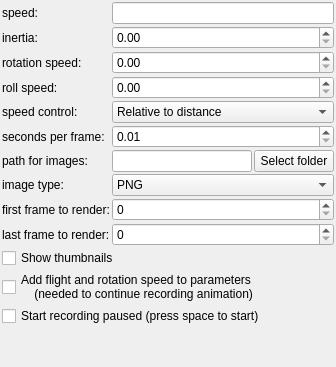
               <widget class="QWidget" name="scrollAreaWidgetContents_flightAnimationParameters">
                <property name="geometry">
                 <rect>
                  <x>0</x>
                  <y>0</y>
                  <width>336</width>
                  <height>367</height>
                 </rect>
                </property>
                <layout class="QVBoxLayout" name="verticalLayout_79">
                 <property name="leftMargin">
                  <number>2</number>
                 </property>
                 <property name="topMargin">
                  <number>2</number>
                 </property>
                 <property name="rightMargin">
                  <number>2</number>
                 </property>
                 <property name="bottomMargin">
                  <number>2</number>
                 </property>
                 <item>
                  <layout class="QGridLayout" name="gridLayout_38">
                   <property name="spacing">
                    <number>2</number>
                   </property>
                   <item row="6" column="0">
                    <widget class="QLabel" name="label_path_for_images">
                     <property name="text">
                      <string>path for images:</string>
                     </property>
                    </widget>
                   </item>
                   <item row="7" column="0">
                    <widget class="QLabel" name="label_image_type">
                     <property name="text">
                      <string>image type:</string>
                     </property>
                    </widget>
                   </item>
                   <item row="1" column="0">
                    <widget class="QLabel" name="label_147">
                     <property name="text">
                      <string>inertia:</string>
                     </property>
                    </widget>
                   </item>
                   <item row="0" column="0">
                    <widget class="QLabel" name="label_146">
                     <property name="text">
                      <string>speed:</string>
                     </property>
                    </widget>
                   </item>
                   <item row="6" column="1">
                    <widget class="MyLineEdit" name="text_anim_flight_dir">
                     <property name="sizePolicy">
                      <sizepolicy hsizetype="Expanding" vsizetype="Maximum">
                       <horstretch>0</horstretch>
                       <verstretch>0</verstretch>
                      </sizepolicy>
                     </property>
                     <property name="toolTip">
                      <string>&lt;html&gt;&lt;head/&gt;&lt;body&gt;&lt;p&gt;Path to stored rendered animation frames.&lt;/p&gt;&lt;/body&gt;&lt;/html&gt;</string>
                     </property>
                    </widget>
                   </item>
                   <item row="4" column="1" colspan="2">
                    <widget class="MyComboBox" name="comboBox_flight_speed_control">
                     <property name="sizePolicy">
                      <sizepolicy hsizetype="Preferred" vsizetype="Maximum">
                       <horstretch>0</horstretch>
                       <verstretch>0</verstretch>
                      </sizepolicy>
                     </property>
                     <property name="toolTip">
                      <string>&lt;html&gt;&lt;head/&gt;&lt;body&gt;&lt;p&gt;Determines how camera speed will be calculated.&lt;/p&gt;&lt;p&gt;In &lt;span style=&quot; font-style:italic;&quot;&gt;Relative to distance&lt;/span&gt; mode, camera speed will decrease when camera is nearer to the fractal surface. This mode will help you to not collide with the fractal. In this mode you can still control speed by &lt;span style=&quot; font-style:italic;&quot;&gt;speed&lt;/span&gt; parameter and by mouse buttons.&lt;/p&gt;&lt;p&gt;In Constant mode, the camera speed is only controlled by &lt;span style=&quot; font-style:italic;&quot;&gt;speed&lt;/span&gt; parameter and mouse buttons&lt;/p&gt;&lt;/body&gt;&lt;/html&gt;</string>
                     </property>
                     <item>
                      <property name="text">
                       <string>Relative to distance</string>
                      </property>
                     </item>
                     <item>
                      <property name="text">
                       <string>Constant</string>
                      </property>
                     </item>
                    </widget>
                   </item>
                   <item row="4" column="0">
                    <widget class="QLabel" name="label_148">
                     <property name="text">
                      <string>speed control:</string>
                     </property>
                    </widget>
                   </item>
                   <item row="6" column="2">
                    <widget class="QPushButton" name="button_selectAnimFlightImageDir">
                     <property name="sizePolicy">
                      <sizepolicy hsizetype="Minimum" vsizetype="Maximum">
                       <horstretch>0</horstretch>
                       <verstretch>0</verstretch>
                      </sizepolicy>
                     </property>
                     <property name="text">
                      <string>Select folder</string>
                     </property>
                    </widget>
                   </item>
                   <item row="5" column="0">
                    <widget class="QLabel" name="label_151">
                     <property name="text">
                      <string>seconds per frame:</string>
                     </property>
                    </widget>
                   </item>
                   <item row="3" column="0">
                    <widget class="QLabel" name="label_153">
                     <property name="text">
                      <string>roll speed:</string>
                     </property>
                    </widget>
                   </item>
                   <item row="10" column="0" colspan="3">
                    <widget class="MyCheckBox" name="checkBox_flight_show_thumbnails">
                     <property name="sizePolicy">
                      <sizepolicy hsizetype="Minimum" vsizetype="Maximum">
                       <horstretch>0</horstretch>
                       <verstretch>0</verstretch>
                      </sizepolicy>
                     </property>
                     <property name="toolTip">
                      <string>&lt;html&gt;&lt;head/&gt;&lt;body&gt;&lt;p&gt;Enables rendering of keyframe previews in animation table.&lt;/p&gt;&lt;/body&gt;&lt;/html&gt;</string>
                     </property>
                     <property name="text">
                      <string>Show thumbnails</string>
                     </property>
                    </widget>
                   </item>
                   <item row="2" column="0">
                    <widget class="QLabel" name="label_152">
                     <property name="text">
                      <string>rotation speed:</string>
                     </property>
                    </widget>
                   </item>
                   <item row="11" column="0" colspan="3">
                    <widget class="MyCheckBox" name="checkBox_flight_add_speeds">
                     <property name="sizePolicy">
                      <sizepolicy hsizetype="Minimum" vsizetype="Maximum">
                       <horstretch>0</horstretch>
                       <verstretch>0</verstretch>
                      </sizepolicy>
                     </property>
                     <property name="toolTip">
                      <string>&lt;html&gt;&lt;head/&gt;&lt;body&gt;&lt;p&gt;Enable this parameter  if you want to record a flight path in parts. It allows the program to continue recording the flight with the same speed.&lt;/p&gt;&lt;/body&gt;&lt;/html&gt;</string>
                     </property>
                     <property name="text">
                      <string>Add flight and rotation speed to parameters
    (needed to continue recording animation)</string>
                     </property>
                    </widget>
                   </item>
                   <item row="12" column="0" colspan="3">
                    <widget class="MyCheckBox" name="checkBox_flight_start_paused">
                     <property name="sizePolicy">
                      <sizepolicy hsizetype="Minimum" vsizetype="Maximum">
                       <horstretch>0</horstretch>
                       <verstretch>0</verstretch>
                      </sizepolicy>
                     </property>
                     <property name="toolTip">
                      <string>&lt;html&gt;&lt;head/&gt;&lt;body&gt;&lt;p&gt;Recording starts in the paused state. The camera doesn't move and no frames are recorded until you press the space bar over the image. Press the space bar again to pause.&lt;/p&gt;&lt;/body&gt;&lt;/html&gt;</string>
                     </property>
                     <property name="text">
                      <string>Start recording paused (press space to start)</string>
                     </property>
                    </widget>
                   </item>
                   <item row="7" column="1" colspan="2">
                    <widget class="MyComboBox" name="comboBox_flight_animation_image_type">
                     <property name="sizePolicy">
                      <sizepolicy hsizetype="Preferred" vsizetype="Maximum">
                       <horstretch>0</horstretch>
                       <verstretch>0</verstretch>
                      </sizepolicy>
                     </property>
                     <property name="toolTip">
                      <string>&lt;html&gt;&lt;head/&gt;&lt;body&gt;&lt;p&gt;Selection for image format for animation frames.&lt;/p&gt;&lt;p&gt;For more image format settings go to to &lt;span style=&quot; font-style:italic;&quot;&gt;File/Program Preferences&lt;/span&gt;&lt;/p&gt;&lt;/body&gt;&lt;/html&gt;</string>
                     </property>
                     <item>
                      <property name="text">
                       <string>PNG</string>
                      </property>
                     </item>
                     <item>
                      <property name="text">
                       <string>JPG</string>
                      </property>
                     </item>
                     <item>
                      <property name="text">
                       <string>EXR</string>
                      </property>
                     </item>
                     <item>
                      <property name="text">
                       <string>TIFF</string>
                      </property>
                     </item>
                     <item>
                      <property name="text">
                       <string>JPEG XL</string>
                      </property>
                     </item>
                     <item>
                      <property name="text">
                       <string>HDR</string>
                      </property>
                     </item>
                    </widget>
                   </item>
                   <item row="8" column="0">
                    <widget class="QLabel" name="label_218">
                     <property name="text">
                      <string>first frame to render:</string>
                     </property>
                    </widget>
                   </item>
                   <item row="9" column="0">
                    <widget class="QLabel" name="label_220">
                     <property name="text">
                      <string>last frame to render:</string>
                     </property>
                    </widget>
                   </item>
                   <item row="0" column="1" colspan="2">
                    <widget class="MyLineEdit" name="logedit_flight_speed">
                     <property name="sizePolicy">
                      <sizepolicy hsizetype="Expanding" vsizetype="Maximum">
                       <horstretch>0</horstretch>
                       <verstretch>0</verstretch>
                      </sizepolicy>
                     </property>
                     <property name="toolTip">
                      <string>&lt;html&gt;&lt;head/&gt;&lt;body&gt;&lt;p&gt;Controls flight speed. &lt;/p&gt;&lt;p&gt;If you click left mouse button, speed will be increased&lt;/p&gt;&lt;p&gt;If you click right mouse button, speed will be decreased&lt;/p&gt;&lt;/body&gt;&lt;/html&gt;</string>
                     </property>
                    </widget>
                   </item>
                   <item row="1" column="1" colspan="2">
                    <widget class="MyDoubleSpinBox" name="spinbox_flight_inertia">
                     <property name="sizePolicy">
                      <sizepolicy hsizetype="Minimum" vsizetype="Maximum">
                       <horstretch>0</horstretch>
                       <verstretch>0</verstretch>
                      </sizepolicy>
                     </property>
                     <property name="toolTip">
                      <string>&lt;html&gt;&lt;head/&gt;&lt;body&gt;&lt;p&gt;Inertia of camera. &lt;/p&gt;&lt;p&gt;Higher inertia makes flight more smooth but more difficult to change speed or direction.&lt;/p&gt;&lt;/body&gt;&lt;/html&gt;</string>
                     </property>
                     <property name="prefix">
                      <string/>
                     </property>
                     <property name="suffix">
                      <string/>
                     </property>
                     <property name="decimals">
                      <number>2</number>
                     </property>
                     <property name="maximum">
                      <double>1000.000000000000000</double>
                     </property>
                     <property name="singleStep">
                      <double>0.100000000000000</double>
                     </property>
                    </widget>
                   </item>
                   <item row="2" column="1" colspan="2">
                    <widget class="MyDoubleSpinBox" name="spinbox_flight_rotation_speed">
                     <property name="sizePolicy">
                      <sizepolicy hsizetype="Minimum" vsizetype="Maximum">
                       <horstretch>0</horstretch>
                       <verstretch>0</verstretch>
                      </sizepolicy>
                     </property>
                     <property name="toolTip">
                      <string>&lt;html&gt;&lt;head/&gt;&lt;body&gt;&lt;p&gt;Rotation speed of camera&lt;/p&gt;&lt;/body&gt;&lt;/html&gt;</string>
                     </property>
                     <property name="prefix">
                      <string/>
                     </property>
                     <property name="suffix">
                      <string/>
                     </property>
                     <property name="decimals">
                      <number>2</number>
                     </property>
                     <property name="maximum">
                      <double>1000.000000000000000</double>
                     </property>
                     <property name="singleStep">
                      <double>0.100000000000000</double>
                     </property>
                    </widget>
                   </item>
                   <item row="3" column="1" colspan="2">
                    <widget class="MyDoubleSpinBox" name="spinbox_flight_roll_speed">
                     <property name="sizePolicy">
                      <sizepolicy hsizetype="Minimum" vsizetype="Maximum">
                       <horstretch>0</horstretch>
                       <verstretch>0</verstretch>
                      </sizepolicy>
                     </property>
                     <property name="toolTip">
                      <string>&lt;html&gt;&lt;head/&gt;&lt;body&gt;&lt;p&gt;Roll speed of camera&lt;/p&gt;&lt;/body&gt;&lt;/html&gt;</string>
                     </property>
                     <property name="prefix">
                      <string/>
                     </property>
                     <property name="suffix">
                      <string/>
                     </property>
                     <property name="decimals">
                      <number>2</number>
                     </property>
                     <property name="maximum">
                      <double>1000.000000000000000</double>
                     </property>
                     <property name="singleStep">
                      <double>0.100000000000000</double>
                     </property>
                    </widget>
                   </item>
                   <item row="8" column="1" colspan="2">
                    <widget class="MySpinBox" name="spinboxInt_flight_first_to_render">
                     <property name="sizePolicy">
                      <sizepolicy hsizetype="Minimum" vsizetype="Maximum">
                       <horstretch>0</horstretch>
                       <verstretch>0</verstretch>
                      </sizepolicy>
                     </property>
                     <property name="toolTip">
                      <string>&lt;html&gt;&lt;head/&gt;&lt;body&gt;&lt;p&gt;Limits range of frames to render&lt;/p&gt;&lt;/body&gt;&lt;/html&gt;</string>
                     </property>
                     <property name="minimum">
                      <number>0</number>
                     </property>
                     <property name="maximum">
                      <number>99999</number>
                     </property>
                     <property name="singleStep">
                      <number>1</number>
                     </property>
                     <property name="value">
                      <number>0</number>
                     </property>
                    </widget>
                   </item>
                   <item row="9" column="1" colspan="2">
                    <widget class="MySpinBox" name="spinboxInt_flight_last_to_render">
                     <property name="sizePolicy">
                      <sizepolicy hsizetype="Minimum" vsizetype="Maximum">
                       <horstretch>0</horstretch>
                       <verstretch>0</verstretch>
                      </sizepolicy>
                     </property>
                     <property name="toolTip">
                      <string>&lt;html&gt;&lt;head/&gt;&lt;body&gt;&lt;p&gt;Limits range of frames to render&lt;/p&gt;&lt;/body&gt;&lt;/html&gt;</string>
                     </property>
                     <property name="minimum">
                      <number>0</number>
                     </property>
                     <property name="maximum">
                      <number>99999</number>
                     </property>
                     <property name="singleStep">
                      <number>1</number>
                     </property>
                     <property name="value">
                      <number>0</number>
                     </property>
                    </widget>
                   </item>
                   <item row="5" column="1" colspan="2">
                    <widget class="MyDoubleSpinBox" name="spinbox_flight_sec_per_frame">
                     <property name="sizePolicy">
                      <sizepolicy hsizetype="Minimum" vsizetype="Maximum">
                       <horstretch>0</horstretch>
                       <verstretch>0</verstretch>
                      </sizepolicy>
                     </property>
                     <property name="toolTip">
                      <string>&lt;html&gt;&lt;head/&gt;&lt;body&gt;&lt;p&gt;This parameters controls frame rate during flight path recording. Higher values give slower rendering but are more detailed.&lt;/p&gt;&lt;/body&gt;&lt;/html&gt;</string>
                     </property>
                     <property name="prefix">
                      <string/>
                     </property>
                     <property name="suffix">
                      <string/>
                     </property>
                     <property name="decimals">
                      <number>2</number>
                     </property>
                     <property name="minimum">
                      <double>0.010000000000000</double>
                     </property>
                     <property name="maximum">
                      <double>100.000000000000000</double>
                     </property>
                     <property name="singleStep">
                      <double>0.100000000000000</double>
                     </property>
                    </widget>
                   </item>
                  </layout>
                 </item>
                 <item>
                  <spacer name="verticalSpacer_11">
                   <property name="orientation">
                    <enum>Qt::Vertical</enum>
                   </property>
                   <property name="sizeHint" stdset="0">
                    <size>
                     <width>20</width>
                     <height>40</height>
                    </size>
                   </property>
                  </spacer>
                 </item>
                </layout>
               </widget>
